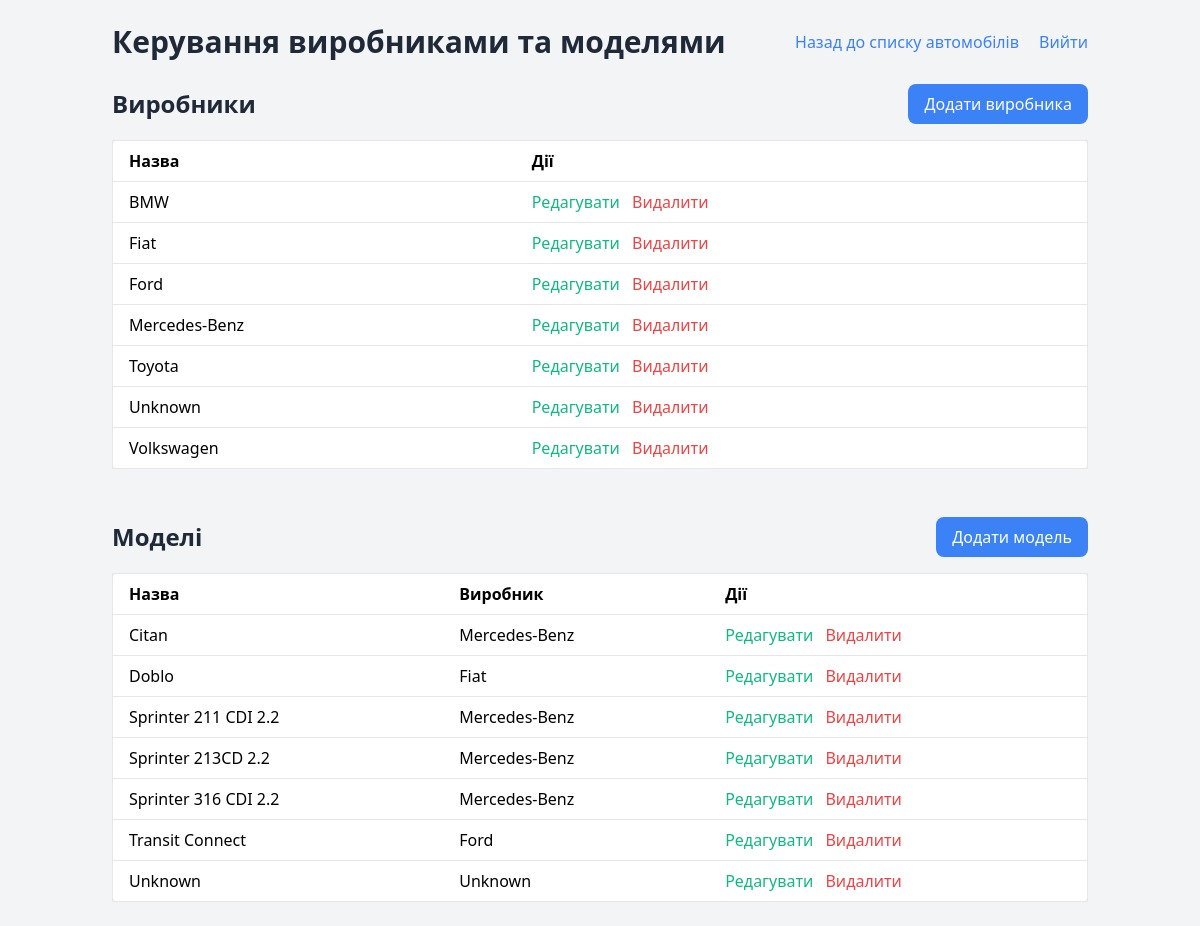
The app's page /manage_manufacturers_models (signed in) with its own data.
### Avtopark.py (models this page shows)
class Manufacturer(db.Model):
    id = db.Column(db.Integer, primary_key=True)
    name = db.Column(db.String(50), nullable=False, unique=True)
    models = db.relationship('Model', backref='manufacturer', lazy=True)

class Model(db.Model):
    id = db.Column(db.Integer, primary_key=True)
    manufacturer_id = db.Column(db.Integer, db.ForeignKey('manufacturer.id'), nullable=False)
    name = db.Column(db.String(100), nullable=False)

### Avtopark.py (the view)
    def decorated_function(*args, **kwargs):
        if 'user_id' not in session:
            flash("Будь ласка, увійдіть у систему.", "error")
            return redirect(url_for('login', next=request.url))
        if session.get('role') != 'admin':
            flash("Доступ дозволено лише адміністраторам!", "error")
            return redirect(url_for('index'))
        return f(*args, **kwargs)

### Avtopark.py (called while the page is built)
def login_required(f):
    def decorated_function(*args, **kwargs):
        if 'user_id' not in session:
            flash("Будь ласка, увійдіть у систему.", "error")
            return redirect(url_for('login', next=request.url))
        return f(*args, **kwargs)
    decorated_function.__name__ = f.__name__
    return decorated_function

def admin_required(f):
    def decorated_function(*args, **kwargs):
        if 'user_id' not in session:
            flash("Будь ласка, увійдіть у систему.", "error")
            return redirect(url_for('login', next=request.url))
        if session.get('role') != 'admin':
            flash("Доступ дозволено лише адміністраторам!", "error")
            return redirect(url_for('index'))
        return f(*args, **kwargs)
    decorated_function.__name__ = f.__name__
    return decorated_function

@app.context_processor
def inject_globals():
    current_user = None
    if 'user_id' in session:
        current_user = db.session.get(User, session['user_id'])  # Use Session.get instead of Query.get
    return dict(maintenance_types=MAINTENANCE_TYPES, current_user=current_user)

@app.route('/manage_manufacturers_models')
@login_required
@admin_required
def manage_manufacturers_models():
    manufacturers = Manufacturer.query.order_by(Manufacturer.name).all()
    models = Model.query.order_by(Model.name).all()
    return render_template('manage_manufacturers_models.html', manufacturers=manufacturers, models=models)

### templates/manage_manufacturers_models.html (shortened to what this page needs)
<!DOCTYPE html>
<html lang="uk">
<head>
    <link href="https://cdn.jsdelivr.net/npm/tailwindcss@2.2.19/dist/tailwind.min.css" rel="stylesheet">
    <link href="https://cdn.jsdelivr.net/npm/select2@4.1.0-rc.0/dist/css/select2.min.css" rel="stylesheet" />
</head>
<body class="bg-gray-100 font-sans">
    <div class="container mx-auto p-6">
        <div class="flex justify-between items-center mb-6">
            <h1 class="text-3xl font-bold text-gray-800">Керування виробниками та моделями</h1>
            <div>
                <a href="{{ url_for('index') }}" class="text-blue-500 hover:underline mr-4">Назад до списку автомобілів</a>
                <a href="{{ url_for('logout') }}" class="text-blue-500 hover:underline">Вийти</a>
            </div>
        </div>
        <div class="mb-12">
            <div class="flex justify-between items-center mb-4">
                <h2 class="text-2xl font-semibold text-gray-800">Виробники</h2>
                <button onclick="openAddManufacturerModal()" class="bg-blue-500 text-white px-4 py-2 rounded-lg hover:bg-blue-600 transition">Додати виробника</button>
            </div>
            <div class="overflow-x-auto">
                <table class="min-w-full bg-white border rounded-lg">
                    <thead>
                        <tr>
                            <th class="py-2 px-4 border-b text-left">Назва</th>
                            <th class="py-2 px-4 border-b text-left">Дії</th>
                        </tr>
                    </thead>
                    <tbody>
                        {% for manufacturer in manufacturers %}
                            <tr>
                                <td class="py-2 px-4 border-b">{{ manufacturer.name }}</td>
                                <td class="py-2 px-4 border-b">
                                    <button onclick="openEditManufacturerModal({{ manufacturer.id }}, '{{ manufacturer.name }}')" class="text-green-500 hover:underline mr-2">Редагувати</button>
                                    <form id="delete-manufacturer-form-{{ manufacturer.id }}" action="{{ url_for('delete_manufacturer', manufacturer_id=manufacturer.id) }}" method="post" class="inline">
                                        <button type="button" onclick="deleteManufacturer({{ manufacturer.id }})" class="text-red-500 hover:underline">Видалити</button>
                                    </form>
                                </td>
                            </tr>
                        {% endfor %}
                    </tbody>
                </table>
            </div>
        </div>
        <div>
            <div class="flex justify-between items-center mb-4">
                <h2 class="text-2xl font-semibold text-gray-800">Моделі</h2>
                <button onclick="openAddModelModal()" class="bg-blue-500 text-white px-4 py-2 rounded-lg hover:bg-blue-600 transition">Додати модель</button>
            </div>
            <div class="overflow-x-auto">
                <table class="min-w-full bg-white border rounded-lg">
                    <thead>
                        <tr>
                            <th class="py-2 px-4 border-b text-left">Назва</th>
                            <th class="py-2 px-4 border-b text-left">Виробник</th>
                            <th class="py-2 px-4 border-b text-left">Дії</th>
                        </tr>
                    </thead>
                    <tbody>
                        {% for model in models %}
                            <tr>
                                <td class="py-2 px-4 border-b">{{ model.name }}</td>
                                <td class="py-2 px-4 border-b">{{ model.manufacturer.name }}</td>
                                <td class="py-2 px-4 border-b">
                                    <button onclick="openEditModelModal({{ model.id }}, '{{ model.name }}', {{ model.manufacturer_id }})" class="text-green-500 hover:underline mr-2">Редагувати</button>
                                    <form id="delete-model-form-{{ model.id }}" action="{{ url_for('delete_model', model_id=model.id) }}" method="post" class="inline">
                                        <button type="button" onclick="deleteModel({{ model.id }})" class="text-red-500 hover:underline">Видалити</button>
                                    </form>
                                </td>
                            </tr>
                        {% endfor %}
                    </tbody>
                </table>
            </div>
        </div>
    </div>
</body>
</html>

### records on screen
Manufacturer: name "BMW"
Manufacturer: name "Fiat"
Manufacturer: name "Ford"
Manufacturer: name "Mercedes-Benz"
Manufacturer: name "Toyota"
Manufacturer: name "Unknown"
Manufacturer: name "Volkswagen"
Model: name "Citan", manufacturer.name "Mercedes-Benz"
Model: name "Doblo", manufacturer.name "Fiat"
Model: name "Sprinter 211 CDI 2.2", manufacturer.name "Mercedes-Benz"
Model: name "Sprinter 213CD 2.2", manufacturer.name "Mercedes-Benz"
Model: name "Sprinter 316 CDI 2.2", manufacturer.name "Mercedes-Benz"
Model: name "Transit Connect", manufacturer.name "Ford"
Model: name "Unknown", manufacturer.name "Unknown"
